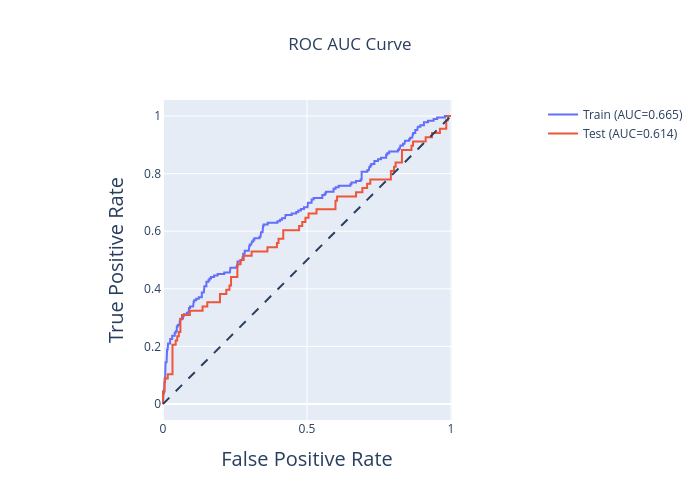

Notebook cell for this chart:
### Markdown cell above
# ROC Curve

The **Receiver Operating Characteristic (ROC)** Curve visualizes the trade-off between the **True Positive Rate** and the **False Positive Rate** across **different classification thresholds**.

It helps assess a model's ability to distinguish between classes, regardless of the decision threshold. The Area Under the ROC Curve (AUC) quantifies this performance — with 1.0 indicating perfect separation and 0.5 representing random guessing.

### Code cell
dataset_dict = {
    "Train":
    {
        "x": X_train_df,
        "y": y_train_df,
        "y_pred": model.predict(X_train_df),
        "y_prob": model.predict_proba(X_train_df),
    },
    "Test":
    {
        "x": X_test_df,
        "y": y_test_df,
        "y_pred": model.predict(X_test_df),
        "y_prob": model.predict_proba(X_test_df),
    },
}

plotly_roc_auc(dataset_dict)

### Figure 1 — Plotly figure (JSON) as saved in the notebook; plotly's stock layout.template omitted (floating-point values rounded to 4 significant figures; data arrays with more than 128 entries replaced by an {"elided": "..."} marker saying what was removed)
{"data": [{"mode": "lines", "name": "Train (AUC=0.665)", "type": "scatter", "x": {"elided": "244 float values"}, "y": {"elided": "244 float values"}}, {"mode": "lines", "name": "Test (AUC=0.614)", "type": "scatter", "x": [0.0, 0.0, 0.0, 0.005495, 0.005495, 0.01648, 0.01648, 0.03297, 0.03297, 0.04396, 0.04396, 0.04945, 0.04945, 0.05495, 0.05495, 0.06044, 0.06044, 0.06593, 0.06593, 0.09341, 0.09341, 0.1374, 0.1374, 0.1538, 0.1538, 0.1978, 0.1978, 0.2198, 0.2198, 0.2308, 0.2308, 0.2363, 0.2363, 0.2582, 0.2582, 0.2692, 0.2692, 0.2802, 0.2802, 0.3077, 0.3077, 0.3626, 0.3626, 0.3956, 0.3956, 0.4011, 0.4011, 0.4176, 0.4176, 0.4725, 0.4725, 0.4835, 0.4835, 0.4945, 0.4945, 0.5055, 0.5055, 0.533, 0.533, 0.5989, 0.5989, 0.6044, 0.6044, 0.6703, 0.6703, 0.6923, 0.6923, 0.7088, 0.7088, 0.7198, 0.7198, 0.7912, 0.7912, 0.8022, 0.8022, 0.8077, 0.8077, 0.8297, 0.8297, 0.8626, 0.8626, 0.8681, 0.8681, 0.9121, 0.9121, 0.9341, 0.9341, 0.9615, 0.9615, 0.9835, 0.9835, 0.989, 0.989, 1.0], "y": [0.0, 0.01471, 0.04412, 0.04412, 0.08824, 0.08824, 0.1029, 0.1029, 0.2059, 0.2059, 0.2206, 0.2206, 0.2353, 0.2353, 0.25, 0.25, 0.2941, 0.2941, 0.3088, 0.3088, 0.3235, 0.3235, 0.3382, 0.3382, 0.3529, 0.3529, 0.3824, 0.3824, 0.3971, 0.3971, 0.4118, 0.4118, 0.4412, 0.4412, 0.4853, 0.4853, 0.5, 0.5, 0.5147, 0.5147, 0.5294, 0.5294, 0.5441, 0.5441, 0.5588, 0.5588, 0.5735, 0.5735, 0.6029, 0.6029, 0.6176, 0.6176, 0.6324, 0.6324, 0.6471, 0.6471, 0.6618, 0.6618, 0.6765, 0.6765, 0.7059, 0.7059, 0.7206, 0.7206, 0.7353, 0.7353, 0.75, 0.75, 0.7647, 0.7647, 0.7794, 0.7794, 0.8088, 0.8088, 0.8235, 0.8235, 0.8382, 0.8382, 0.8824, 0.8824, 0.8971, 0.8971, 0.9118, 0.9118, 0.9265, 0.9265, 0.9412, 0.9412, 0.9559, 0.9559, 0.9853, 0.9853, 1.0, 1.0]}], "layout": {"height": 500, "shapes": [{"line": {"dash": "dash"}, "type": "line", "x0": 0, "x1": 1, "y0": 0, "y1": 1}], "title": {"text": "ROC AUC Curve", "x": 0.5}, "width": 700, "xaxis": {"constrain": "domain", "title": {"font": {"size": 20}, "text": "False Positive Rate"}}, "yaxis": {"scaleanchor": "x", "scaleratio": 1, "title": {"font": {"size": 20}, "text": "True Positive Rate"}}}}
